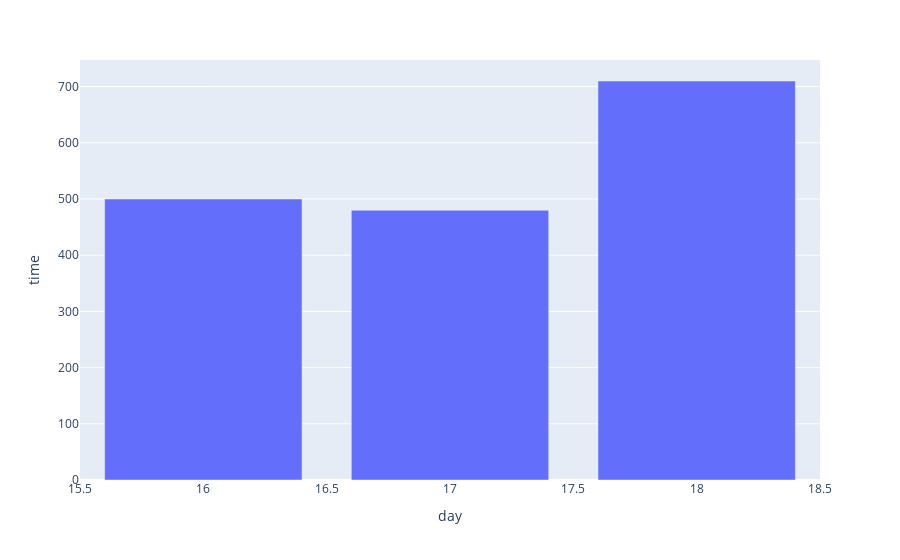

Notebook code for this chart:
### Code cell
import plotly.express as px
fig = px.bar(plot_data, x='day', y='time')
fig.show()

### Figure 1 — Plotly figure (JSON) as saved in the notebook; plotly's stock layout.template omitted (floating-point values rounded to 4 significant figures)
{"data": [{"alignmentgroup": "True", "hoverlabel": {"namelength": 0}, "hovertemplate": "day=%{x}<br>time=%{y}", "legendgroup": "", "marker": {"color": "#636efa"}, "name": "", "offsetgroup": "", "orientation": "v", "showlegend": false, "textposition": "auto", "type": "bar", "x": [16, 17, 18], "xaxis": "x", "y": [500, 480, 710], "yaxis": "y"}], "layout": {"autosize": true, "barmode": "relative", "legend": {"tracegroupgap": 0}, "margin": {"t": 60}, "xaxis": {"anchor": "y", "autorange": true, "domain": [0, 1], "range": [15.5, 18.5], "title": {"text": "day"}, "type": "linear"}, "yaxis": {"anchor": "x", "autorange": true, "domain": [0, 1], "range": [0, 747.4], "title": {"text": "time"}, "type": "linear"}}}
